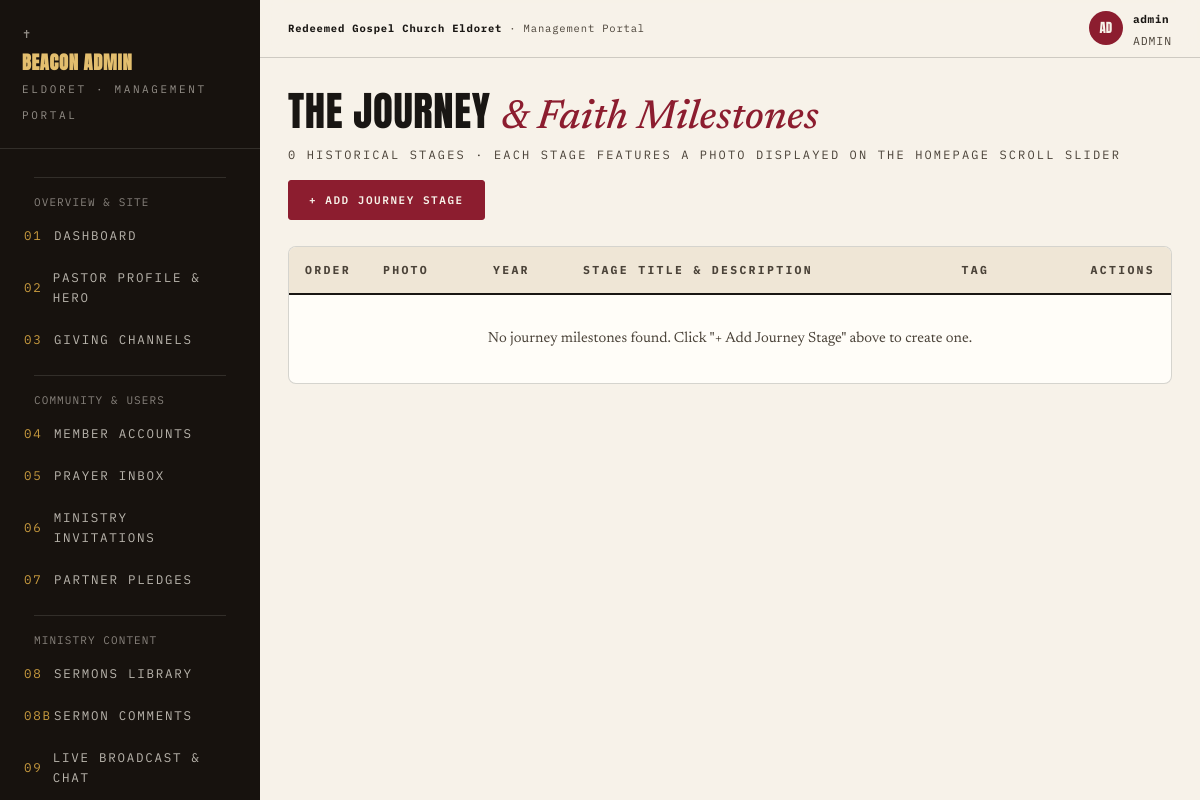
The app's page /admin/journey.php (signed in), older data.
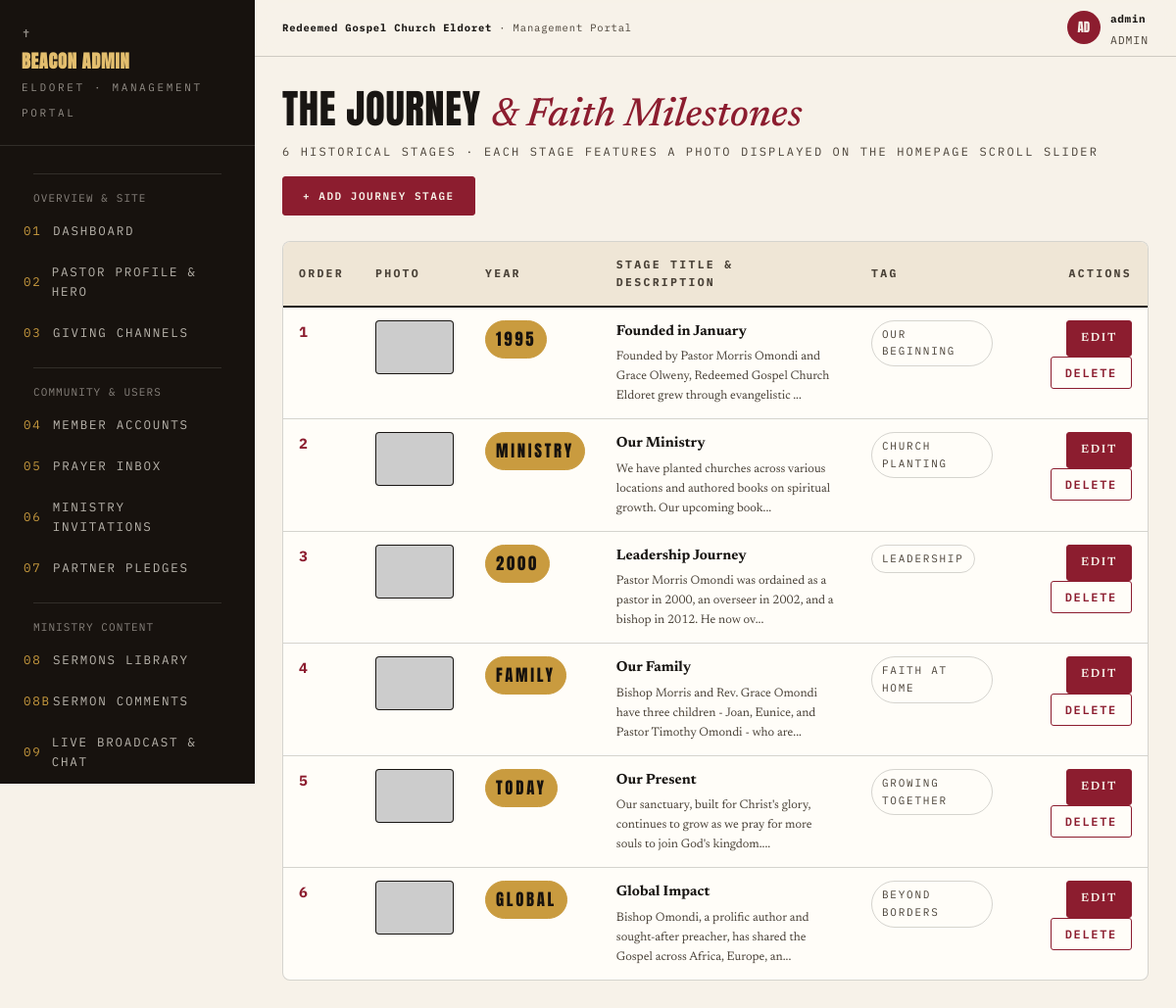
The same page, newer data.
### tables this page shows
CREATE TABLE IF NOT EXISTS `journey_milestones` (
    `id` INT AUTO_INCREMENT PRIMARY KEY,
    `year_label` VARCHAR(50) NOT NULL,
    `title` VARCHAR(150) NOT NULL,
    `description` TEXT NOT NULL,
    `tag` VARCHAR(100) NOT NULL DEFAULT '',
    `image_url` VARCHAR(500) NOT NULL DEFAULT '',
    `sort_order` INT NOT NULL DEFAULT 0,
    `created_at` DATETIME DEFAULT CURRENT_TIMESTAMP
);

### config/functions.php (called while the page is built, shortened)
<?php
function esc($string) {
    return htmlspecialchars((string)($string ?? ''), ENT_QUOTES, 'UTF-8');
}
function img_src($image_value, $fallback = '') {
    $v = (string)($image_value ?? '');
    if (preg_match('#^https?://#i', $v)) {
        return $v;
    }
    $cleanPath = ltrim($v, '/');
    $fullUrl = rtrim(BASE_URL, '/') . '/' . $cleanPath;
    return $fullUrl;
}
function db_fetch_all($sql, $types = "", $params = []) {
    global $db;
    $stmt = mysqli_stmt_init($db);
    if (!mysqli_stmt_prepare($stmt, $sql)) {
        error_log("DB Fetch All Prepare Failed: " . mysqli_error($db) . " Query: " . $sql);
        return [];
    }
    mysqli_stmt_execute($stmt);
    $result = mysqli_stmt_get_result($stmt);
    $rows = [];
    if ($result) {
        while ($row = mysqli_fetch_assoc($result)) {
            $rows[] = $row;
        }
    }
    return $rows;
}
function auth_check() {
    return isset($_SESSION['admin_logged_in']) && $_SESSION['admin_logged_in'] === true && !empty($_SESSION['admin_id']);
}
function auth_user() {
    return [
        'id' => $_SESSION['admin_id'],
        'username' => $_SESSION['admin_username'] ?? 'admin',
        'email' => $_SESSION['admin_email'] ?? '',
        'role' => $_SESSION['admin_role'] ?? 'admin'
    ];
}

### admin/journey.php (the view, shortened to what this page needs)
<?php
require_once __DIR__ . '/includes/admin_header.php';
$milestones = db_fetch_all("SELECT * FROM journey_milestones ORDER BY sort_order ASC, id ASC");
?>
<div class="phead">
  <div>
    <h2>The Journey <span class="ser">&amp; Faith Milestones</span></h2>
    <p><?= count($milestones) ?> historical stages · Each stage features a photo displayed on the homepage scroll slider</p>
  </div>
  <div>
    <button type="button" class="btn" onclick="openAdminModal('addModal')">+ Add Journey Stage</button>
  </div>
</div>
<div class="tblwrap">
  <table>
    <thead>
      <tr>
        <th style="width:70px;">Order</th>
        <th style="width:110px;">Photo</th>
        <th style="width:90px;">Year</th>
        <th>Stage Title &amp; Description</th>
        <th>Tag</th>
        <th style="text-align:right;">Actions</th>
      </tr>
    </thead>
    <tbody>
      <?php if (empty($milestones)): ?>
        <tr>
          <td colspan="6" style="text-align:center;padding:32px;color:var(--ink2);">
            No journey milestones found. Click "+ Add Journey Stage" above to create one.
          </td>
        </tr>
      <?php endif; ?>
      <?php foreach ($milestones as $m): ?>
        <tr>
          <td style="font-family:var(--mono);font-weight:700;color:var(--wine);"><?= (int)$m['sort_order'] ?></td>
          <td>
            <div style="width:80px;height:55px;border-radius:4px;overflow:hidden;background:#191613;border:1px solid var(--line);">
              <?php if (!empty($m['image_url'])): ?>
                <img src="<?= esc(img_src($m['image_url'])) ?>" alt="<?= esc($m['title']) ?>" style="width:100%;height:100%;object-fit:cover;">
              <?php else: ?>
                <span style="display:flex;align-items:center;justify-content:center;height:100%;font-size:10px;color:var(--ink2);">No photo</span>
              <?php endif; ?>
            </div>
          </td>
          <td>
            <span class="chip gold" style="font-family:var(--disp);font-size:1.05rem;"><?= esc($m['year_label']) ?></span>
          </td>
          <td>
            <b><?= esc($m['title']) ?></b>
            <p style="font-size:12.5px;color:var(--ink2);margin-top:4px;max-width:440px;"><?= esc(mb_strimwidth($m['description'], 0, 110, '...')) ?></p>
          </td>
          <td>
            <span class="chip" style="font-size:11px;"><?= esc($m['tag']) ?></span>
          </td>
          <td style="text-align:right;">
            <a href="journey.php?edit=<?= $m['id'] ?>" class="btn sm">Edit</a>
            <form method="post" style="display:inline;" onsubmit="return confirm('Delete milestone stage \'<?= esc(addslashes($m['title'])) ?>\'?');">
              <button type="submit" class="btn sm danger">Delete</button>
            </form>
          </td>
        </tr>
      <?php endforeach; ?>
    </tbody>
  </table>
</div>
<?php require_once __DIR__ . '/includes/admin_footer.php'; ?>

### admin/includes/admin_header.php (shortened to what this page needs)
<?php
require_once __DIR__ . '/../../config/functions.php';
$adminUser = auth_user();
$currentPage = basename($_SERVER['PHP_SELF'], '.php');
?>
<!DOCTYPE html>
<html lang="en">
<head>
<link rel="stylesheet" href="<?= BASE_URL ?>assets/css/admin.css">
</head>
<body>
<div class="shell">
  <aside class="side">
    <div class="brand">
      <span>✝</span>
      <b>BEACON ADMIN</b>
      <span>ELDORET · MANAGEMENT PORTAL</span>
    </div>
    <nav>
      <div class="sec">OVERVIEW &amp; SITE</div>
      <a href="index.php" class="<?= $currentPage === 'index' ? 'on' : '' ?>"><i>01</i>Dashboard</a>
      <a href="profile.php" class="<?= $currentPage === 'profile' ? 'on' : '' ?>"><i>02</i>Pastor Profile &amp; Hero</a>
      <a href="giving.php" class="<?= $currentPage === 'giving' ? 'on' : '' ?>"><i>03</i>Giving Channels</a>
      <div class="sec">COMMUNITY &amp; USERS</div>
      <a href="users.php" class="<?= $currentPage === 'users' ? 'on' : '' ?>"><i>04</i>Member Accounts</a>
      <a href="prayers.php" class="<?= $currentPage === 'prayers' ? 'on' : '' ?>"><i>05</i>Prayer Inbox</a>
      <a href="invites.php" class="<?= $currentPage === 'invites' ? 'on' : '' ?>"><i>06</i>Ministry Invitations</a>
      <a href="commitments.php" class="<?= $currentPage === 'commitments' ? 'on' : '' ?>"><i>07</i>Partner Pledges</a>
      <div class="sec">MINISTRY CONTENT</div>
      <a href="sermons.php" class="<?= $currentPage === 'sermons' ? 'on' : '' ?>"><i>08</i>Sermons Library</a>
      <a href="sermon_comments.php" class="<?= $currentPage === 'sermon_comments' ? 'on' : '' ?>"><i>08b</i>Sermon Comments</a>
      <a href="live.php" class="<?= $currentPage === 'live' ? 'on' : '' ?>"><i>09</i>Live Broadcast &amp; Chat</a>
      <a href="ministries.php" class="<?= $currentPage === 'ministries' ? 'on' : '' ?>"><i>10</i>Ministries</a>
    </nav>
  </aside>
  <main class="main">
    <header class="topbar">
      <div class="tbrand" style="font-family:var(--mono);font-size:10.5px;letter-spacing:0.08em;color:var(--ink2);">
        <b style="color:var(--ink);">Redeemed Gospel Church Eldoret</b> · Management Portal
      </div>
        <div class="right">
        <div class="tuser" style="display:flex;align-items:center;gap:10px;">
          <span class="avatar" style="width:34px;height:34px;border-radius:50%;background:var(--wine);color:var(--paper);display:flex;align-items:center;justify-content:center;font-family:var(--disp);font-size:13px;"><?= strtoupper(substr($adminUser['username'], 0, 2)) ?></span>
          <div>
            <b style="font-family:var(--mono);font-size:11px;letter-spacing:0.06em;"><?= esc($adminUser['username']) ?></b>
            <span style="display:block;font-size:11.5px;color:var(--ink2);font-family:var(--mono);letter-spacing:0.08em;text-transform:uppercase;"><?= esc($adminUser['role']) ?></span>
          </div>
        </div>
      </div>
    </header>
    <div class="content">

### admin/includes/admin_footer.php (shortened to what this page needs)
    </div>
  </main>
</div>
</body>
</html>

### assets/css/admin.css (style rules this page uses)
:root { --paper: #F7F2E9; --paper2: #EFE6D6; --card: #FFFDF8; --ink: #191613; --ink2: #4A4238; --warmdark: #17120E; --wine: #8C1D2F; --pine: #274D3D; --gold: #C99B3F; --gold2: #E3BE6E; --line: rgba(25, 22, 19, 0.18); --disp: "Anton", sans-serif; --ser: "Newsreader", serif; --mono: "IBM Plex Mono", monospace; }
* { margin: 0; padding: 0; box-sizing: border-box; }
body { background: var(--paper); color: var(--ink); font-family: var(--ser); font-size: 16px; line-height: 1.6; }
img { display: block; max-width: 100%; }
button { font-family: var(--mono); cursor: pointer; }
a { color: inherit; text-decoration: none; }
h1, h2, h3, h4 { font-family: var(--disp); font-weight: 400; text-transform: uppercase; line-height: 0.95; letter-spacing: 0.015em; }
.ser { font-family: var(--ser); font-style: italic; text-transform: none; font-weight: 500; letter-spacing: 0; }
.btn { display: inline-flex; align-items: center; gap: 8px; background: var(--wine); color: var(--paper); border: 1px solid var(--wine); font-size: 11px; letter-spacing: 0.14em; text-transform: uppercase; font-weight: 600; padding: 12px 20px; border-radius: 3px; transition: 0.25s; cursor: pointer; }
.btn.sm { padding: 8px 14px; font-size: 12px; }
.btn.danger { background: transparent; border-color: var(--wine); color: var(--wine); }
.chip { display: inline-block; font-family: var(--mono); font-size: 11.5px; letter-spacing: 0.16em; text-transform: uppercase; padding: 5px 10px; border-radius: 99px; border: 1px solid var(--line); color: var(--ink2); }
.chip.gold { background: var(--gold); border-color: var(--gold); color: var(--warmdark); }
.shell { display: grid; grid-template-columns: 260px 1fr; min-height: 100vh; }
.side { background: var(--warmdark); color: var(--paper); padding: 22px 0; position: sticky; top: 0; height: 100vh; overflow-y: auto; scrollbar-width: thin; }
.side .brand { padding: 0 22px 20px; border-bottom: 1px solid rgba(247, 242, 233, 0.12); }
.side .brand b { font-family: var(--disp); font-size: 1.15rem; letter-spacing: 0.04em; color: var(--gold2); display: block; text-transform: uppercase; }
.side .brand span { font-family: var(--mono); font-size: 11px; letter-spacing: 0.24em; text-transform: uppercase; color: rgba(247, 242, 233, 0.55); }
.side nav { padding: 14px 12px; display: flex; flex-direction: column; gap: 2px; }
.side nav a, .side nav button { display: flex; width: 100%; text-align: left; background: none; border: none; color: rgba(247, 242, 233, 0.72); font-family: var(--mono); font-size: 12.5px; letter-spacing: 0.14em; text-transform: uppercase; padding: 10px 12px; border-radius: 4px; transition: 0.2s; gap: 10px; align-items: center; text-decoration: none; }
.side nav a i, .side nav button i { font-style: normal; color: var(--gold); width: 20px; }
.side .sec { margin: 14px 22px 0; padding-top: 14px; border-top: 1px solid rgba(247, 242, 233, 0.12); font-family: var(--mono); font-size: 11px; letter-spacing: 0.1em; color: rgba(247, 242, 233, 0.5); line-height: 1.9; }
.main { min-width: 0; }
.topbar { position: sticky; top: 0; z-index: 40; background: rgba(247, 242, 233, 0.96); backdrop-filter: blur(10px); -webkit-backdrop-filter: blur(10px); border-bottom: 1px solid var(--line); display: flex; align-items: center; gap: 14px; padding: 0 28px; height: 58px; }
.topbar .right { margin-left: auto; display: flex; gap: 12px; align-items: center; }
.content { padding: 34px 28px 80px; max-width: 1240px; }
.phead { display: flex; align-items: flex-end; justify-content: space-between; gap: 16px; flex-wrap: wrap; margin-bottom: 26px; }
.phead h2 { font-size: clamp(1.8rem, 3.4vw, 2.6rem); }
.phead h2 .ser { color: var(--wine); }
.phead p { font-family: var(--mono); font-size: 12px; letter-spacing: 0.18em; text-transform: uppercase; color: var(--ink2); margin-top: 6px; }
.tblwrap { background: var(--card); border: 1px solid var(--line); border-radius: 8px; overflow-x: auto; }
table { width: 100%; border-collapse: collapse; font-size: 0.92rem; }
th { font-family: var(--mono); font-size: 11.5px; letter-spacing: 0.2em; text-transform: uppercase; color: var(--ink2); text-align: left; padding: 14px 16px; border-bottom: 2px solid var(--ink); background: var(--paper2); }
td { padding: 13px 16px; border-bottom: 1px solid var(--line); vertical-align: top; }
tr:last-child td { border-bottom: none; }

Row changes from the older to the newer data that the page shows:
added journey_milestones: sort_order "1", year_label "1995", title "Founded in January", description "Founded by Pastor Morris Omondi and Grace Olweny, Redeemed Gospel Church Eldoret grew through evangelistic ...", tag "OUR BEGINNING"
added journey_milestones: sort_order "2", year_label "MINISTRY", title "Our Ministry", description "We have planted churches across various locations and authored books on spiritual growth. Our upcoming book...", tag "CHURCH PLANTING"
added journey_milestones: sort_order "3", year_label "2000", title "Leadership Journey", description "Pastor Morris Omondi was ordained as a pastor in 2000, an overseer in 2002, and a bishop in 2012. He now ov...", tag "LEADERSHIP"
added journey_milestones: sort_order "4", year_label "FAMILY", title "Our Family", description "Bishop Morris and Rev. Grace Omondi have three children - Joan, Eunice, and Pastor Timothy Omondi - who are...", tag "FAITH AT HOME"
added journey_milestones: sort_order "5", year_label "TODAY", title "Our Present", description "Our sanctuary, built for Christ's glory, continues to grow as we pray for more souls to join God's kingdom....", tag "GROWING TOGETHER"
added journey_milestones: sort_order "6", year_label "GLOBAL", title "Global Impact", description "Bishop Omondi, a prolific author and sought-after preacher, has shared the Gospel across Africa, Europe, an...", tag "BEYOND BORDERS"
Text that changed along with them:
count($milestones): "0" → "6"
text no longer shown: "No journey milestones found. Click \"+ Add Journey Stage\" above to create one."
